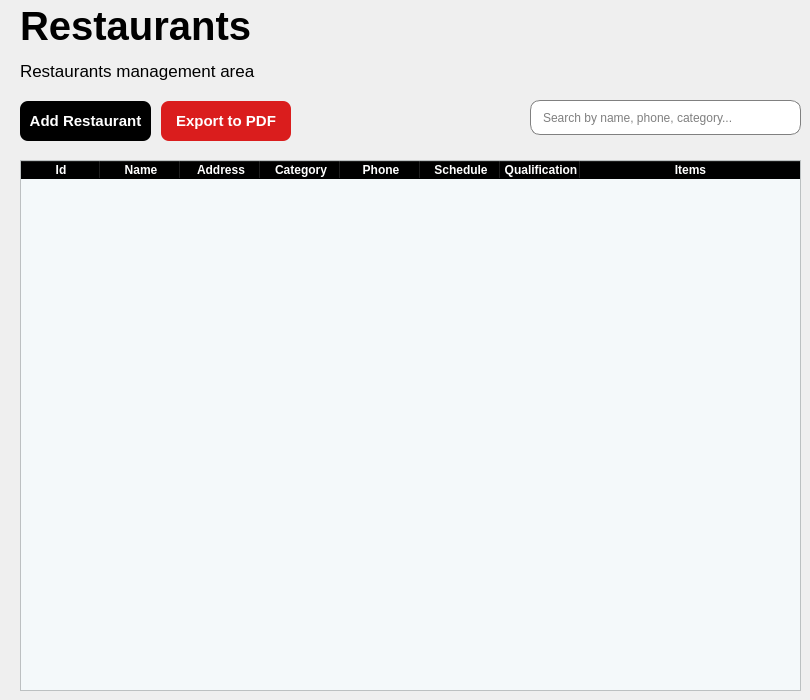
     <widget class="QWidget" name="page_restaurantes">
      <widget class="QTableWidget" name="tabla_restaurants">
       <property name="geometry">
        <rect>
         <x>20</x>
         <y>160</y>
         <width>781</width>
         <height>531</height>
        </rect>
       </property>
       <property name="styleSheet">
        <string notr="true">QHeaderView::section{
	font-weight: bold;
	background-color: black;
	color: white;
}

QTableWidget{
	alternate-background-color: #B0EDFB;
	background-color: #F4F9FA;
}</string>
       </property>
       <property name="alternatingRowColors">
        <bool>true</bool>
       </property>
       <property name="textElideMode">
        <enum>Qt::TextElideMode::ElideMiddle</enum>
       </property>
       <property name="columnCount">
        <number>8</number>
       </property>
       <attribute name="horizontalHeaderVisible">
        <bool>true</bool>
       </attribute>
       <attribute name="horizontalHeaderCascadingSectionResizes">
        <bool>false</bool>
       </attribute>
       <attribute name="horizontalHeaderDefaultSectionSize">
        <number>80</number>
       </attribute>
       <attribute name="horizontalHeaderShowSortIndicator" stdset="0">
        <bool>false</bool>
       </attribute>
       <attribute name="horizontalHeaderStretchLastSection">
        <bool>true</bool>
       </attribute>
       <attribute name="verticalHeaderVisible">
        <bool>false</bool>
       </attribute>
       <attribute name="verticalHeaderCascadingSectionResizes">
        <bool>false</bool>
       </attribute>
       <attribute name="verticalHeaderStretchLastSection">
        <bool>false</bool>
       </attribute>
       <column>
        <property name="text">
         <string>Id</string>
        </property>
       </column>
       <column>
        <property name="text">
         <string>Name</string>
        </property>
       </column>
       <column>
        <property name="text">
         <string>Address</string>
        </property>
       </column>
       <column>
        <property name="text">
         <string>Category</string>
        </property>
       </column>
       <column>
        <property name="text">
         <string>Phone</string>
        </property>
       </column>
       <column>
        <property name="text">
         <string>Schedule</string>
        </property>
       </column>
       <column>
        <property name="text">
         <string>Qualification</string>
        </property>
       </column>
       <column>
        <property name="text">
         <string>Items</string>
        </property>
       </column>
      </widget>
      <widget class="QLineEdit" name="lineEdit_searchByNameCategoryTlfn">
       <property name="geometry">
        <rect>
         <x>530</x>
         <y>100</y>
         <width>271</width>
         <height>35</height>
        </rect>
       </property>
       <property name="minimumSize">
        <size>
         <width>0</width>
         <height>35</height>
        </size>
       </property>
       <property name="maximumSize">
        <size>
         <width>16777215</width>
         <height>35</height>
        </size>
       </property>
       <property name="styleSheet">
        <string notr="true">QLineEdit{
	padding-left: 10px;
	border: 1px solid gray;
	border-radius: 10px;
}
</string>
       </property>
       <property name="placeholderText">
        <string>Search by name, phone, category...</string>
       </property>
      </widget>
      <widget class="QLabel" name="restaurant_management">
       <property name="geometry">
        <rect>
         <x>20</x>
         <y>50</y>
         <width>261</width>
         <height>41</height>
        </rect>
       </property>
       <property name="font">
        <font>
         <pointsize>13</pointsize>
        </font>
       </property>
       <property name="text">
        <string>Restaurants management area</string>
       </property>
      </widget>
      <widget class="QWidget" name="layoutWidget_2">
       <property name="geometry">
        <rect>
         <x>20</x>
         <y>100</y>
         <width>271</width>
         <height>42</height>
        </rect>
       </property>
       <layout class="QHBoxLayout" name="horizontalLayout_6">
        <property name="spacing">
         <number>10</number>
        </property>
        <item>
         <widget class="QPushButton" name="btn_addRestaurant">
          <property name="minimumSize">
           <size>
            <width>0</width>
            <height>40</height>
           </size>
          </property>
          <property name="styleSheet">
           <string notr="true">QPushButton{
	
	background-color: rgb(0, 0, 0);
	color: white;
	border: none;
	border-radius: 8px;
	font-weight: bold;
	font-size: 15px
}

QPushButton:hover {
    background-color: rgb(50, 50, 50);
    cursor: pointer; 
}</string>
          </property>
          <property name="text">
           <string>Add Restaurant</string>
          </property>
         </widget>
        </item>
        <item>
         <widget class="QPushButton" name="btn_exportToPDF_5">
          <property name="minimumSize">
           <size>
            <width>0</width>
            <height>40</height>
           </size>
          </property>
          <property name="styleSheet">
           <string notr="true">QPushButton{
	
	background-color: rgb(218, 29, 29);
	color: white;
	border: none;
	border-radius: 8px;
	font-weight: bold;
	font-size: 15px;
}

QPushButton:hover {
    background-color: rgb(255, 56, 56); 
    cursor: pointer; 
}</string>
          </property>
          <property name="text">
           <string>Export to PDF</string>
          </property>
         </widget>
        </item>
       </layout>
      </widget>
      <widget class="QLabel" name="restaurant_tittle">
       <property name="geometry">
        <rect>
         <x>20</x>
         <y>0</y>
         <width>241</width>
         <height>51</height>
        </rect>
       </property>
       <property name="font">
        <font>
         <pointsize>30</pointsize>
         <bold>true</bold>
        </font>
       </property>
       <property name="text">
        <string>Restaurants</string>
       </property>
      </widget>
     </widget>
